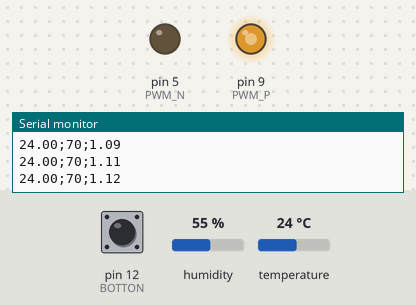
Bench run of a sketch on a simulated Arduino Uno, built with avr-gcc and run on an emulated ATmega328P. Parts: output pins drawn as LEDs (lit = HIGH), the last lines printed to the serial monitor. Inputs (shaded band) come from the test bench; at power-on: pin 12 (BOTTON) HIGH, humidity 55 %, temperature 24 °C.

Above: at 1.2 s.
1.3 s: pin 12 (BOTTON) pulled LOW for 1 s
At 1.6 s:
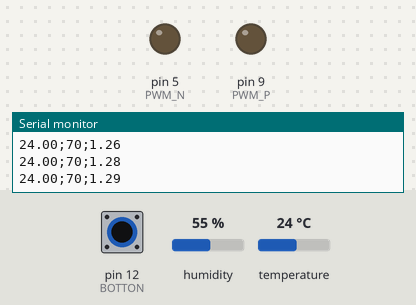
3.8 s: pin 12 (BOTTON) pulled LOW for 1 s
At 5.4 s:
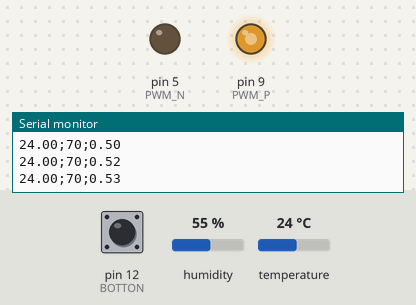
10.8 s: pin 12 (BOTTON) pulled LOW for 0.15 s
At 11.8 s:
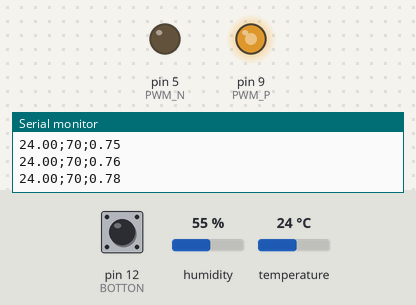
Timing chart, 0 to 13.8 s (numbered marks = the images above; inputs shaded):
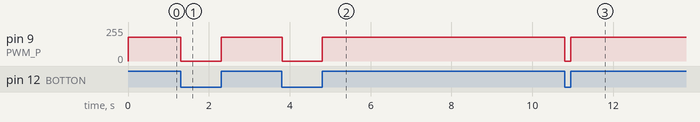

The sketch:

ponth_Temp.ino
```cpp
#define PWM_N                      5    //Pino do arduino que será ligado o BTS7960
#define PWM_P                      9    //Pino do arduino que será ligado o BTS7960
#define BOTTON                    12
#include <DHT.h> //INCLUSÃO DE BIBLIOTECA

#define DHTPIN 3 //PINO DIGITAL UTILIZADO PELO DHT22
#define DHTTYPE DHT22 //DEFINE O MODELO DO SENSOR (DHT22 / AM2302)

DHT dht(DHTPIN, DHTTYPE); //PASSA OS PARÂMETROS PARA A FUNÇÃO
int PWM = 70;
int i = 0;
float timi_init = 0.0;

void setup()
{
    //Configura os pinos de saída
    pinMode(PWM_N, OUTPUT);
    pinMode(PWM_P, OUTPUT);
    pinMode(BOTTON,  INPUT_PULLUP);
    setPwmFrequency(PWM_P, 1);//64
    Serial.begin(9600);
    dht.begin(); //INICIALIZA A
    Serial.print("V29 - ");
    Serial.println(getFreq());
    Serial.println("temp;pwm;time(s)");

}

void loop()
{
  float time_s = ((millis()/1000.0));//*2*(980/getFreq()));///62500HZ->36.98
  if(digitalRead(BOTTON)){

    float temp = dht.readTemperature();

    //7812,5HZ -> 10
    //980/fp/div

    digitalWrite(PWM_N, LOW);//3 - 2 u menos
    //PWM = 0;
    analogWrite(PWM_P, PWM*255.0/100);

    //if((time_s- timi_init) > i && !isnan(temp)){
      Serial.print(temp);
      Serial.print(";");
      Serial.print(PWM);
      Serial.print(";");
      Serial.println((time_s- timi_init));
    //  i =  i+1;
    //}
  }else{
    digitalWrite(PWM_P, LOW);
    digitalWrite(PWM_N, LOW);
    timi_init = time_s;
    i = 0;

  }


}
```

setPwmFrequency.ino
```cpp
float freq;
void setPwmFrequency(int pin, int divisor) {
  byte mode;
  if(pin == 5 || pin == 6 || pin == 9 || pin == 10) {
    switch(divisor) {
      case 1: mode = 0x01; break;
      case 8: mode = 0x02; break;
      case 64: mode = 0x03; break;
      case 256: mode = 0x04; break;
      case 1024: mode = 0x05; break;
      default: return;
    }
    if(pin == 5 || pin == 6) {
      freq = 62500/divisor;
      TCCR0B = TCCR0B & 0b11111000 | mode;
    } else {
      freq = 31250/divisor;
      TCCR1B = TCCR1B & 0b11111000 | mode;
    }
  } else if(pin == 3 || pin == 11) {
    switch(divisor) {
      case 1: mode = 0x01; break;
      case 8: mode = 0x02; break;
      case 32: mode = 0x03; break;
      case 64: mode = 0x04; break;
      case 128: mode = 0x05; break;
      case 256: mode = 0x06; break;
      case 1024: mode = 0x07; break;
      default: return;
    }
    TCCR2B = TCCR2B & 0b11111000 | mode;
  }
}
float getFreq(){
  return freq;
}
```

Measured:
- after the input at 1.3 s, pin 9 (PWM_P): 178/255 → 0/255 at once, → 178/255 1.0 s later
- after the input at 3.8 s, pin 9 (PWM_P): 178/255 → 0/255 at once, → 178/255 0.99 s later
- after the input at 10.8 s, pin 9 (PWM_P): 178/255 → 0/255 at once, → 178/255 0.15 s later
